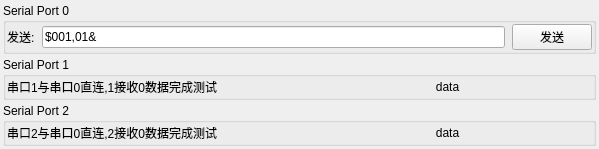
<?xml version="1.0" encoding="UTF-8"?>
<ui version="4.0">
 <class>W232ExternSerial</class>
 <widget class="QWidget" name="W232ExternSerial">
  <property name="geometry">
   <rect>
    <x>0</x>
    <y>0</y>
    <width>599</width>
    <height>122</height>
   </rect>
  </property>
  <property name="windowTitle">
   <string>Form</string>
  </property>
  <layout class="QVBoxLayout" name="verticalLayout">
   <property name="spacing">
    <number>3</number>
   </property>
   <property name="leftMargin">
    <number>3</number>
   </property>
   <property name="topMargin">
    <number>3</number>
   </property>
   <property name="rightMargin">
    <number>3</number>
   </property>
   <property name="bottomMargin">
    <number>3</number>
   </property>
   <item>
    <widget class="QGroupBox" name="pRS0GBox">
     <property name="title">
      <string>Serial Port 0</string>
     </property>
     <layout class="QGridLayout" name="gridLayout_2">
      <property name="leftMargin">
       <number>1</number>
      </property>
      <property name="topMargin">
       <number>1</number>
      </property>
      <property name="rightMargin">
       <number>1</number>
      </property>
      <property name="bottomMargin">
       <number>1</number>
      </property>
      <property name="horizontalSpacing">
       <number>7</number>
      </property>
      <property name="verticalSpacing">
       <number>3</number>
      </property>
      <item row="0" column="0">
       <widget class="QLabel" name="label_5">
        <property name="text">
         <string>发送:</string>
        </property>
       </widget>
      </item>
      <item row="0" column="1">
       <widget class="QLineEdit" name="pRS0Edit">
        <property name="text">
         <string>$001,01&amp;</string>
        </property>
       </widget>
      </item>
      <item row="0" column="2">
       <widget class="QPushButton" name="pRS0Btn">
        <property name="text">
         <string>发送</string>
        </property>
       </widget>
      </item>
     </layout>
    </widget>
   </item>
   <item>
    <widget class="QGroupBox" name="pRS1GBox">
     <property name="title">
      <string>Serial Port 1</string>
     </property>
     <layout class="QGridLayout" name="gridLayout_3">
      <property name="leftMargin">
       <number>1</number>
      </property>
      <property name="topMargin">
       <number>1</number>
      </property>
      <property name="rightMargin">
       <number>1</number>
      </property>
      <property name="bottomMargin">
       <number>1</number>
      </property>
      <property name="horizontalSpacing">
       <number>7</number>
      </property>
      <property name="verticalSpacing">
       <number>3</number>
      </property>
      <item row="0" column="1">
       <widget class="QLabel" name="pRS1Label">
        <property name="text">
         <string>data</string>
        </property>
        <property name="alignment">
         <set>Qt::AlignCenter</set>
        </property>
       </widget>
      </item>
      <item row="0" column="0">
       <widget class="QLabel" name="label_2">
        <property name="text">
         <string>串口1与串口0直连,1接收0数据完成测试</string>
        </property>
       </widget>
      </item>
     </layout>
    </widget>
   </item>
   <item>
    <widget class="QGroupBox" name="pRS2GBox">
     <property name="title">
      <string>Serial Port 2</string>
     </property>
     <layout class="QGridLayout" name="gridLayout_4">
      <property name="leftMargin">
       <number>1</number>
      </property>
      <property name="topMargin">
       <number>1</number>
      </property>
      <property name="rightMargin">
       <number>1</number>
      </property>
      <property name="bottomMargin">
       <number>1</number>
      </property>
      <property name="horizontalSpacing">
       <number>7</number>
      </property>
      <property name="verticalSpacing">
       <number>3</number>
      </property>
      <item row="0" column="1">
       <widget class="QLabel" name="pRS2Label">
        <property name="text">
         <string>data</string>
        </property>
        <property name="alignment">
         <set>Qt::AlignCenter</set>
        </property>
       </widget>
      </item>
      <item row="0" column="0">
       <widget class="QLabel" name="label">
        <property name="text">
         <string>串口2与串口0直连,2接收0数据完成测试</string>
        </property>
       </widget>
      </item>
     </layout>
    </widget>
   </item>
  </layout>
 </widget>
 <resources/>
 <connections/>
</ui>
